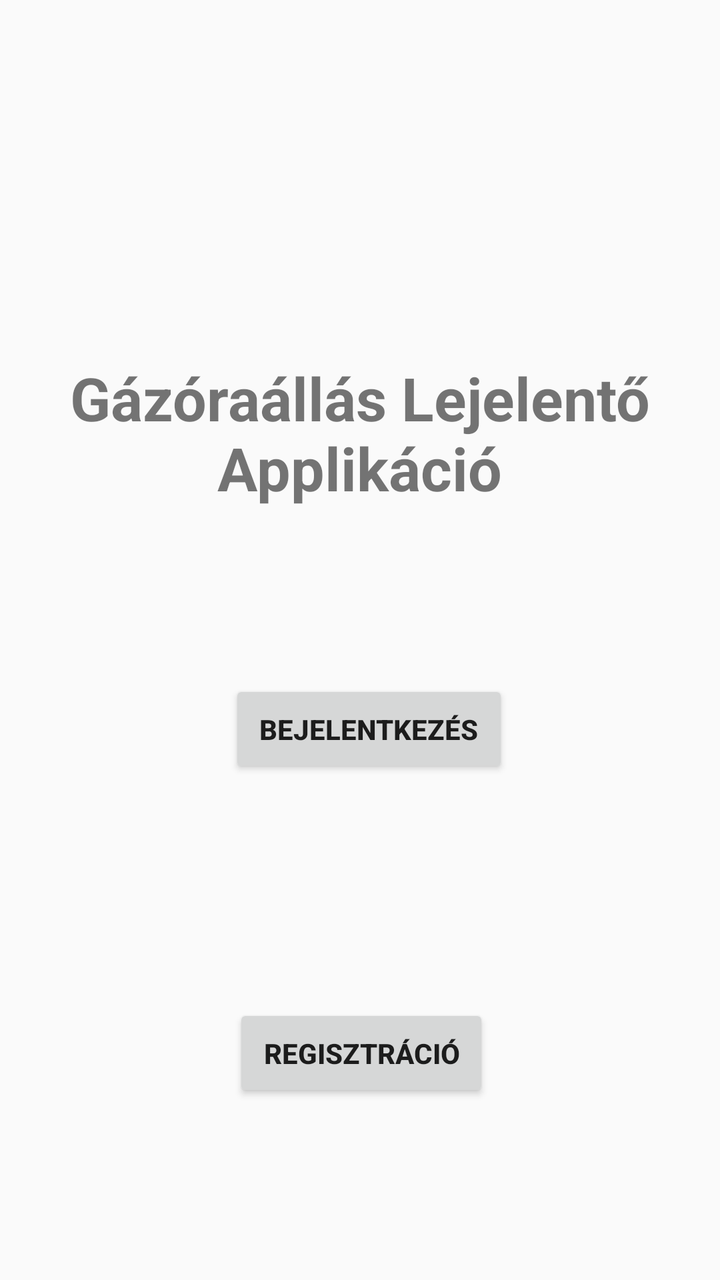
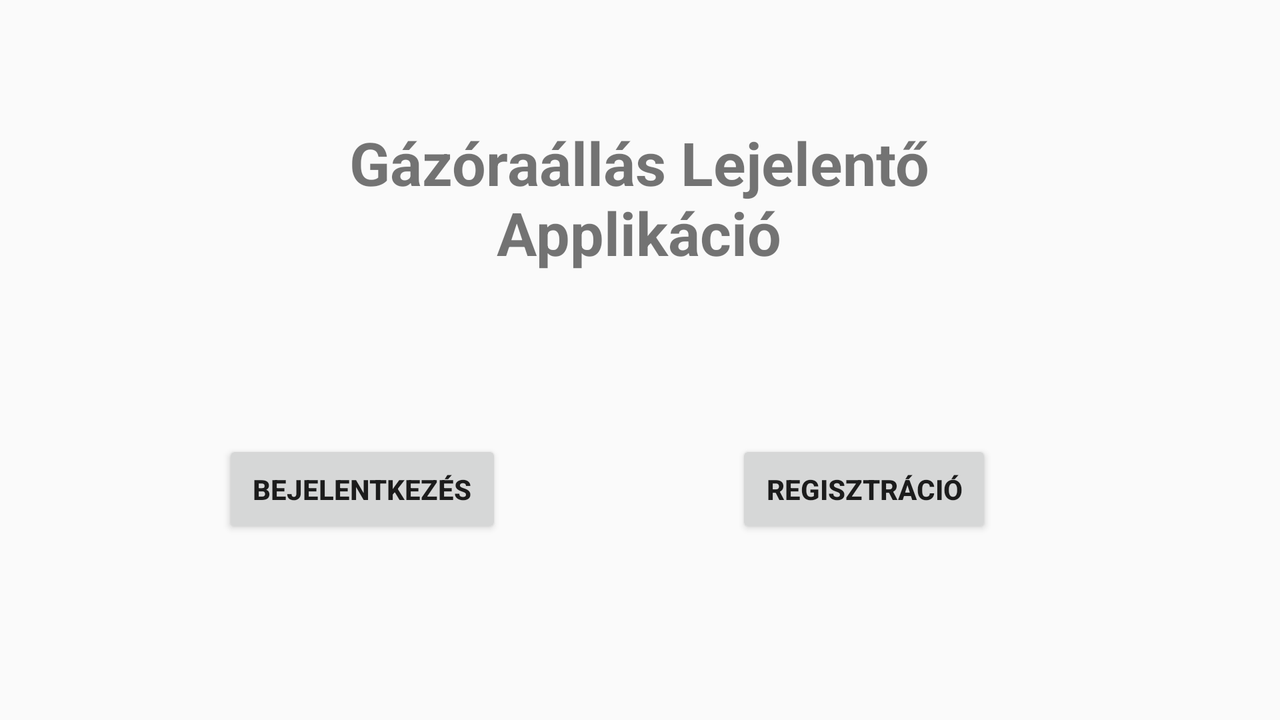

Compare how this app lays out the same screen by default and in its alternative resource folder. The renders come first, then the two layout files and the values they reference.
<!-- AndroidManifest.xml: application theme Theme.AppCompat.Light -->
<!-- res/layout/activity_main.xml -->
<?xml version="1.0" encoding="utf-8"?>
<androidx.constraintlayout.widget.ConstraintLayout xmlns:android="http://schemas.android.com/apk/res/android"
    xmlns:app="http://schemas.android.com/apk/res-auto"
    xmlns:tools="http://schemas.android.com/tools"
    android:layout_width="match_parent"
    android:layout_height="match_parent"
    tools:context=".MainActivity">

    <Button
        android:id="@+id/loginButton"
        android:layout_width="wrap_content"
        android:layout_height="wrap_content"
        android:layout_marginTop="340dp"
        android:onClick="login"
        android:padding="15dp"
        android:text="@string/login"
        android:textAlignment="center"
        android:textStyle="bold"
        app:layout_constraintEnd_toEndOf="parent"
        app:layout_constraintHorizontal_bias="0.52"
        app:layout_constraintStart_toStartOf="parent"
        app:layout_constraintTop_toTopOf="parent" />

    <Button
        android:id="@+id/registerButton"
        android:layout_width="wrap_content"
        android:layout_height="wrap_content"
        android:layout_marginTop="100dp"
        android:padding="15dp"
        android:onClick="register"
        android:text="@string/signup"
        android:textAlignment="center"
        android:textStyle="bold"
        app:layout_constraintBottom_toBottomOf="parent"
        app:layout_constraintEnd_toEndOf="@+id/loginButton"
        app:layout_constraintHorizontal_bias="0.181"
        app:layout_constraintStart_toStartOf="@+id/loginButton"
        app:layout_constraintTop_toBottomOf="@+id/loginButton"
        app:layout_constraintVertical_bias="0.129" />

    <TextView
        android:id="@+id/textView"
        android:layout_width="332dp"
        android:layout_height="117dp"
        android:text="@string/appnametext"
        android:textAlignment="center"
        android:textSize="30sp"
        android:textStyle="bold"
        android:gravity="center_vertical|center_horizontal"
        app:layout_constraintBottom_toTopOf="@+id/loginButton"
        app:layout_constraintEnd_toEndOf="parent"
        app:layout_constraintHorizontal_bias="0.493"
        app:layout_constraintStart_toStartOf="parent"
        app:layout_constraintTop_toTopOf="parent"
        app:layout_constraintVertical_bias="0.708" />


</androidx.constraintlayout.widget.ConstraintLayout>
<!-- resources referenced by this layout -->
<resources>
  <string name="appnametext">Gázóraállás Lejelentő Applikáció</string>
  <string name="login">Bejelentkezés</string>
  <string name="signup">Regisztráció</string>
</resources>
<!-- res/layout-land/activity_main.xml (the author's variant of the layout above) -->
<!-- drawn on the phone turned sideways -->
<?xml version="1.0" encoding="utf-8"?>
<androidx.constraintlayout.widget.ConstraintLayout xmlns:android="http://schemas.android.com/apk/res/android"
    xmlns:app="http://schemas.android.com/apk/res-auto"
    xmlns:tools="http://schemas.android.com/tools"
    android:layout_width="match_parent"
    android:layout_height="match_parent"
    tools:context=".MainActivity">

    <Button
        android:id="@+id/loginButton"
        android:layout_width="wrap_content"
        android:layout_height="wrap_content"
        android:onClick="login"
        android:padding="15dp"
        android:text="@string/login"
        android:textAlignment="center"
        android:textStyle="bold"
        app:layout_constraintBottom_toBottomOf="parent"
        app:layout_constraintEnd_toStartOf="@+id/registerButton"
        app:layout_constraintHorizontal_bias="0.487"
        app:layout_constraintStart_toStartOf="parent"
        app:layout_constraintTop_toTopOf="parent"
        app:layout_constraintVertical_bias="0.707"
        tools:ignore="UsingOnClickInXml" />

    <Button
        android:id="@+id/registerButton"
        android:layout_width="wrap_content"
        android:layout_height="wrap_content"
        android:layout_marginEnd="144dp"
        android:onClick="register"
        android:padding="15dp"
        android:text="@string/signup"
        android:textAlignment="center"
        android:textStyle="bold"
        app:layout_constraintBottom_toBottomOf="parent"
        app:layout_constraintEnd_toEndOf="parent"
        app:layout_constraintTop_toTopOf="parent"
        app:layout_constraintVertical_bias="0.707"
        tools:ignore="UsingOnClickInXml" />

    <TextView
        android:id="@+id/textView"
        android:layout_width="332dp"
        android:layout_height="117dp"
        android:gravity="center_vertical|center_horizontal"
        android:text="@string/appnametext"
        android:textAlignment="center"
        android:textSize="30sp"
        android:textStyle="bold"
        app:layout_constraintBottom_toTopOf="@+id/loginButton"
        app:layout_constraintEnd_toEndOf="parent"
        app:layout_constraintHorizontal_bias="0.498"
        app:layout_constraintStart_toStartOf="parent"
        app:layout_constraintTop_toTopOf="parent"
        app:layout_constraintVertical_bias="0.391" />


</androidx.constraintlayout.widget.ConstraintLayout>
